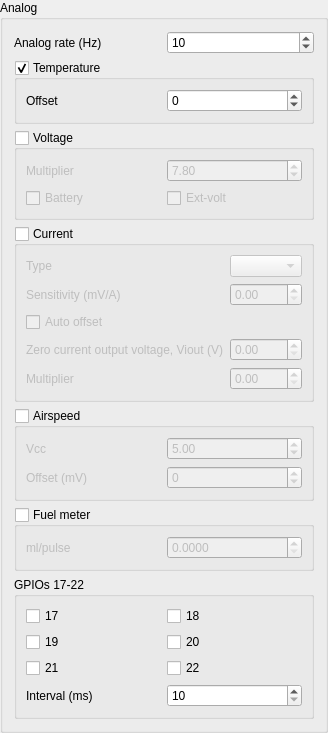
                 <widget class="QGroupBox" name="gbSensors">
                  <property name="enabled">
                   <bool>true</bool>
                  </property>
                  <property name="minimumSize">
                   <size>
                    <width>0</width>
                    <height>0</height>
                   </size>
                  </property>
                  <property name="title">
                   <string>Analog</string>
                  </property>
                  <property name="checkable">
                   <bool>false</bool>
                  </property>
                  <layout class="QVBoxLayout" name="verticalLayout_2">
                   <item>
                    <layout class="QHBoxLayout" name="loAnalogRate">
                     <item>
                      <widget class="QLabel" name="lbAnalogRate">
                       <property name="enabled">
                        <bool>true</bool>
                       </property>
                       <property name="text">
                        <string>Analog rate (Hz)</string>
                       </property>
                      </widget>
                     </item>
                     <item>
                      <widget class="QSpinBox" name="sbAnalogRate">
                       <property name="enabled">
                        <bool>true</bool>
                       </property>
                       <property name="minimum">
                        <number>1</number>
                       </property>
                       <property name="maximum">
                        <number>100</number>
                       </property>
                       <property name="value">
                        <number>10</number>
                       </property>
                      </widget>
                     </item>
                    </layout>
                   </item>
                   <item>
                    <widget class="QGroupBox" name="gbTemp1">
                     <property name="title">
                      <string>Temperature</string>
                     </property>
                     <property name="checkable">
                      <bool>true</bool>
                     </property>
                     <layout class="QHBoxLayout" name="horizontalLayout_5">
                      <item>
                       <widget class="QLabel" name="lbTempOffset">
                        <property name="text">
                         <string>Offset</string>
                        </property>
                       </widget>
                      </item>
                      <item>
                       <widget class="QSpinBox" name="sbTempOffset">
                        <property name="minimum">
                         <number>-10</number>
                        </property>
                        <property name="maximum">
                         <number>10</number>
                        </property>
                       </widget>
                      </item>
                     </layout>
                    </widget>
                   </item>
                   <item>
                    <widget class="QGroupBox" name="gbVoltage1">
                     <property name="enabled">
                      <bool>true</bool>
                     </property>
                     <property name="title">
                      <string>Voltage</string>
                     </property>
                     <property name="checkable">
                      <bool>true</bool>
                     </property>
                     <property name="checked">
                      <bool>false</bool>
                     </property>
                     <layout class="QGridLayout" name="gridLayout_11">
                      <item row="0" column="1">
                       <widget class="QDoubleSpinBox" name="sbVoltage1Mult">
                        <property name="enabled">
                         <bool>false</bool>
                        </property>
                        <property name="maximum">
                         <double>1000.000000000000000</double>
                        </property>
                        <property name="value">
                         <double>7.800000000000000</double>
                        </property>
                       </widget>
                      </item>
                      <item row="0" column="0">
                       <widget class="QLabel" name="label_3">
                        <property name="enabled">
                         <bool>false</bool>
                        </property>
                        <property name="toolTip">
                         <string>&lt;html&gt;&lt;head/&gt;&lt;body&gt;&lt;p&gt;(R1+R2)/R2&lt;/p&gt;&lt;/body&gt;&lt;/html&gt;</string>
                        </property>
                        <property name="text">
                         <string>Multiplier</string>
                        </property>
                       </widget>
                      </item>
                      <item row="1" column="0">
                       <widget class="QCheckBox" name="ckSbusBattery">
                        <property name="text">
                         <string>Battery</string>
                        </property>
                       </widget>
                      </item>
                      <item row="1" column="1">
                       <widget class="QCheckBox" name="ckSbusExtVolt">
                        <property name="text">
                         <string>Ext-volt</string>
                        </property>
                       </widget>
                      </item>
                     </layout>
                    </widget>
                   </item>
                   <item>
                    <widget class="QGroupBox" name="gbCurrent">
                     <property name="enabled">
                      <bool>true</bool>
                     </property>
                     <property name="title">
                      <string>Current</string>
                     </property>
                     <property name="checkable">
                      <bool>true</bool>
                     </property>
                     <property name="checked">
                      <bool>false</bool>
                     </property>
                     <layout class="QGridLayout" name="gridLayout_9">
                      <item row="3" column="0">
                       <widget class="QLabel" name="lbQuiescentVoltage">
                        <property name="enabled">
                         <bool>false</bool>
                        </property>
                        <property name="text">
                         <string>Zero current output voltage, Viout (V)</string>
                        </property>
                       </widget>
                      </item>
                      <item row="0" column="0">
                       <widget class="QLabel" name="label_29">
                        <property name="enabled">
                         <bool>false</bool>
                        </property>
                        <property name="text">
                         <string>Type</string>
                        </property>
                       </widget>
                      </item>
                      <item row="3" column="1">
                       <widget class="QDoubleSpinBox" name="sbQuiescentVoltage">
                        <property name="enabled">
                         <bool>false</bool>
                        </property>
                        <property name="decimals">
                         <number>2</number>
                        </property>
                        <property name="maximum">
                         <double>3.300000000000000</double>
                        </property>
                        <property name="singleStep">
                         <double>0.010000000000000</double>
                        </property>
                       </widget>
                      </item>
                      <item row="2" column="0">
                       <widget class="QCheckBox" name="cbCurrentAutoOffset">
                        <property name="enabled">
                         <bool>false</bool>
                        </property>
                        <property name="text">
                         <string>Auto offset</string>
                        </property>
                        <property name="checked">
                         <bool>false</bool>
                        </property>
                       </widget>
                      </item>
                      <item row="0" column="1">
                       <widget class="QComboBox" name="cbCurrentSensorType">
                        <property name="enabled">
                         <bool>false</bool>
                        </property>
                       </widget>
                      </item>
                      <item row="4" column="0">
                       <widget class="QLabel" name="lbAnalogCurrentMultiplier">
                        <property name="enabled">
                         <bool>false</bool>
                        </property>
                        <property name="text">
                         <string>Multiplier</string>
                        </property>
                       </widget>
                      </item>
                      <item row="1" column="0">
                       <widget class="QLabel" name="lbCurrentSens">
                        <property name="enabled">
                         <bool>false</bool>
                        </property>
                        <property name="text">
                         <string>Sensitivity (mV/A)</string>
                        </property>
                       </widget>
                      </item>
                      <item row="4" column="1">
                       <widget class="QDoubleSpinBox" name="sbAnalogCurrentMultiplier">
                        <property name="enabled">
                         <bool>false</bool>
                        </property>
                        <property name="singleStep">
                         <double>0.010000000000000</double>
                        </property>
                       </widget>
                      </item>
                      <item row="1" column="1">
                       <widget class="QDoubleSpinBox" name="sbCurrentSens">
                        <property name="enabled">
                         <bool>false</bool>
                        </property>
                        <property name="decimals">
                         <number>2</number>
                        </property>
                       </widget>
                      </item>
                     </layout>
                    </widget>
                   </item>
                   <item>
                    <widget class="QGroupBox" name="gbAirspeed">
                     <property name="title">
                      <string>Airspeed</string>
                     </property>
                     <property name="checkable">
                      <bool>true</bool>
                     </property>
                     <property name="checked">
                      <bool>false</bool>
                     </property>
                     <layout class="QGridLayout" name="gridLayout_3">
                      <item row="0" column="0">
                       <widget class="QLabel" name="label_2">
                        <property name="text">
                         <string>Vcc</string>
                        </property>
                       </widget>
                      </item>
                      <item row="0" column="1">
                       <widget class="QDoubleSpinBox" name="sbAirspeedVcc">
                        <property name="decimals">
                         <number>2</number>
                        </property>
                        <property name="minimum">
                         <double>3.000000000000000</double>
                        </property>
                        <property name="maximum">
                         <double>6.000000000000000</double>
                        </property>
                        <property name="singleStep">
                         <double>0.010000000000000</double>
                        </property>
                        <property name="value">
                         <double>5.000000000000000</double>
                        </property>
                       </widget>
                      </item>
                      <item row="1" column="0">
                       <widget class="QLabel" name="label_6">
                        <property name="text">
                         <string>Offset (mV)</string>
                        </property>
                       </widget>
                      </item>
                      <item row="1" column="1">
                       <widget class="QDoubleSpinBox" name="sbAirspeedOffset">
                        <property name="decimals">
                         <number>0</number>
                        </property>
                        <property name="minimum">
                         <double>-1000.000000000000000</double>
                        </property>
                        <property name="maximum">
                         <double>1000.000000000000000</double>
                        </property>
                        <property name="singleStep">
                         <double>1.000000000000000</double>
                        </property>
                        <property name="value">
                         <double>0.000000000000000</double>
                        </property>
                       </widget>
                      </item>
                     </layout>
                    </widget>
                   </item>
                   <item>
                    <widget class="QGroupBox" name="gbFuelmeter">
                     <property name="title">
                      <string>Fuel meter</string>
                     </property>
                     <property name="checkable">
                      <bool>true</bool>
                     </property>
                     <property name="checked">
                      <bool>false</bool>
                     </property>
                     <layout class="QHBoxLayout" name="horizontalLayout_4">
                      <item>
                       <widget class="QLabel" name="label_7">
                        <property name="text">
                         <string>ml/pulse</string>
                        </property>
                       </widget>
                      </item>
                      <item>
                       <widget class="QDoubleSpinBox" name="sbMlPulse">
                        <property name="decimals">
                         <number>4</number>
                        </property>
                        <property name="singleStep">
                         <double>0.000100000000000</double>
                        </property>
                       </widget>
                      </item>
                     </layout>
                    </widget>
                   </item>
                   <item>
                    <widget class="QGroupBox" name="gbGpio">
                     <property name="title">
                      <string>GPIOs 17-22</string>
                     </property>
                     <property name="checkable">
                      <bool>false</bool>
                     </property>
                     <property name="checked">
                      <bool>false</bool>
                     </property>
                     <layout class="QGridLayout" name="gridLayout_10">
                      <item row="2" column="0">
                       <widget class="QCheckBox" name="cbGpio21">
                        <property name="text">
                         <string>21</string>
                        </property>
                       </widget>
                      </item>
                      <item row="3" column="1">
                       <widget class="QSpinBox" name="sbGpioInterval">
                        <property name="minimum">
                         <number>10</number>
                        </property>
                        <property name="maximum">
                         <number>10000</number>
                        </property>
                       </widget>
                      </item>
                      <item row="0" column="0">
                       <widget class="QCheckBox" name="cbGpio17">
                        <property name="text">
                         <string>17</string>
                        </property>
                       </widget>
                      </item>
                      <item row="3" column="0">
                       <widget class="QLabel" name="label_9">
                        <property name="text">
                         <string>Interval (ms)</string>
                        </property>
                       </widget>
                      </item>
                      <item row="1" column="0">
                       <widget class="QCheckBox" name="cbGpio19">
                        <property name="text">
                         <string>19</string>
                        </property>
                       </widget>
                      </item>
                      <item row="1" column="1">
                       <widget class="QCheckBox" name="cbGpio20">
                        <property name="text">
                         <string>20</string>
                        </property>
                       </widget>
                      </item>
                      <item row="0" column="1">
                       <widget class="QCheckBox" name="cbGpio18">
                        <property name="text">
                         <string>18</string>
                        </property>
                       </widget>
                      </item>
                      <item row="2" column="1">
                       <widget class="QCheckBox" name="cbGpio22">
                        <property name="text">
                         <string>22</string>
                        </property>
                       </widget>
                      </item>
                     </layout>
                    </widget>
                   </item>
                  </layout>
                 </widget>
